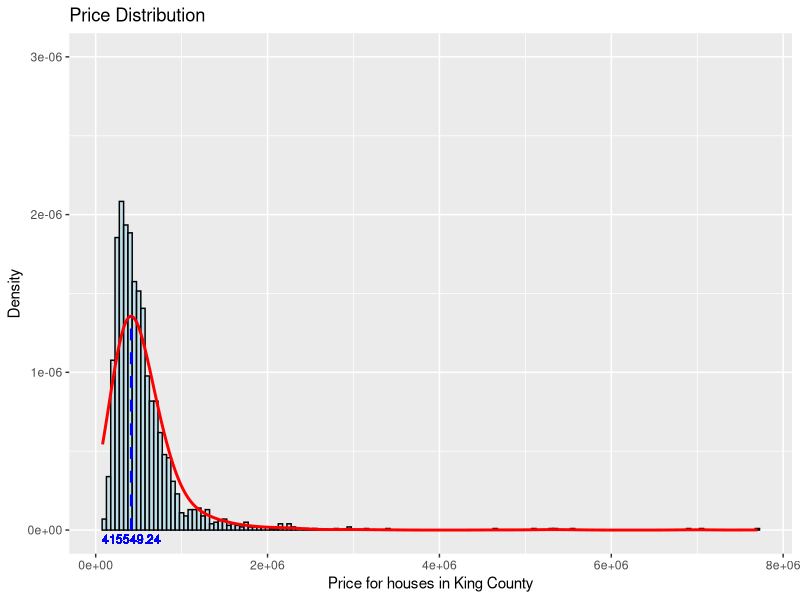

This chart was generated by the following R code:
# Import library
library(ggplot2)

# Load the reduced data
reduced = read.csv("data/derived/location_reduced.csv")

# Calculate the density
density_data = density(reduced$price, adjust = 4)
max_density_x = density_data$x[which.max(density_data$y)]
max_density_y = max(density_data$y)

# Create a data frame for the vertical line
line_data = data.frame(x = c(max_density_x, max_density_x), 
                       y = c(0, max_density_y))

# Create histogram with ggplot
hist = ggplot(reduced, aes(x = price)) +
  # Normalise the histogram
  geom_histogram(aes(y = ..density..),
                 # Adjust binwidth to the scale of the data
                 binwidth = 50000,
                 color = "black", fill = "lightblue", alpha = 0.7) +
  # Add density plot
  geom_density(aes(y = ..density..),  
               # Adjust the color of the density curve
               color = "red", 
               # Adjust the size of the density curve
               linewidth = 1,
               # Adjust the smoothing parameter for density
               adjust = 4) + 
  # Add vertical line at max density
  geom_segment(aes(x = x, y = 0, xend = x, yend = y), 
               data = line_data,
               color = "blue", size = 1, linetype = "dashed") +
  # Add label max density
  geom_text(aes(x = max_density_x, y = 0, label = round(max_density_x, 2)), 
            color = "blue", size = 3, vjust = 1.5) +
  # Add plot title
  labs(title = "Price Distribution",
       # Label for x-axis
       x = "Price for houses in King County",
       # Label for y-axis
       y = "Density") +   
  # Adjust the y-axis limits as needed
  scale_y_continuous(limits = c(0, 0.000003))

# Save the plot
ggsave(filename = "Histogram.png",
       plot = hist,
       device = 'png', 
       path = "Plots/Figures",
       width = 8,   # Width of the plot in inches
       height = 6,  # Height of the plot in inches
       dpi = 300)

